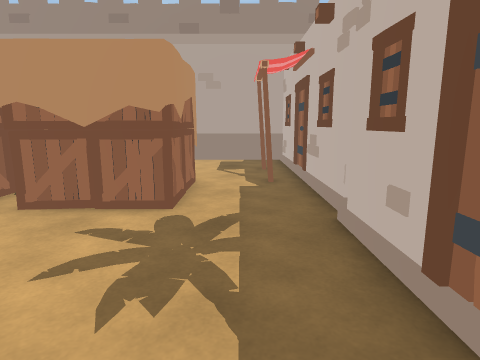
[1] (above)

19 first-person views from a walk through a Unity game level. The camera is 1.3 m above the floor, tilts 10° down and sees 75° across. The floor is counted in squares, 1 m on a side. Each view is taken from the middle of a square. On the plan, view 1 faces up. The plan holds only what a view shows up to about 14 squares ahead; the rest is blank. The place goes on beyond the plan.

[2]
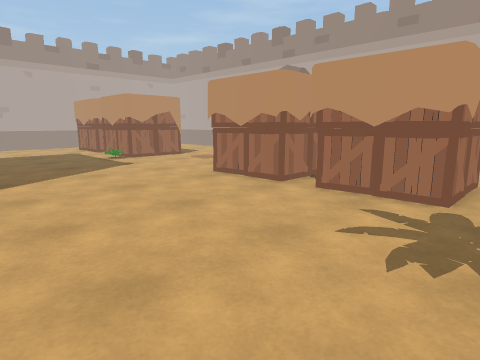

[3]
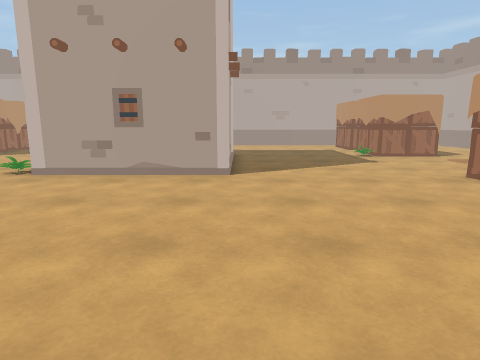

[4]
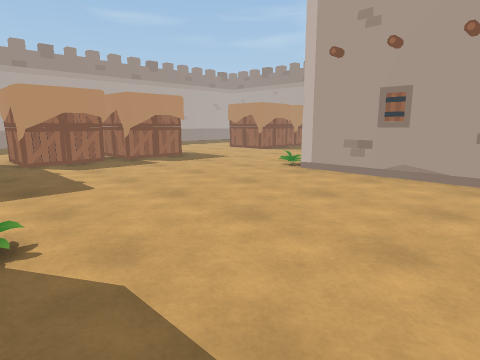

[5]
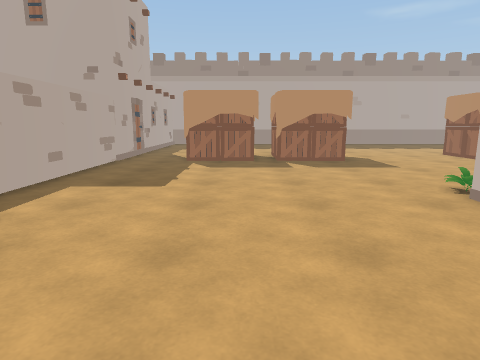

[6]
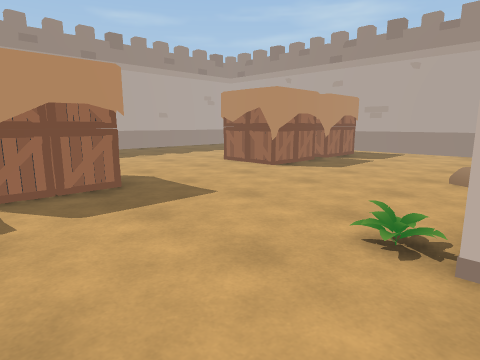

[7]
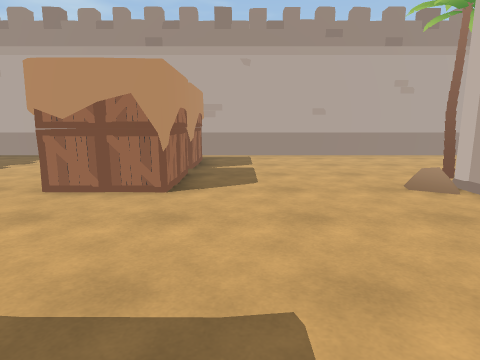

[8]
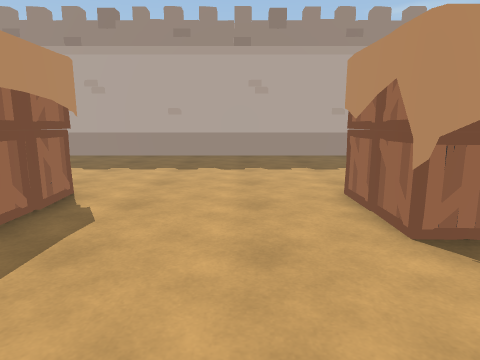

[9]
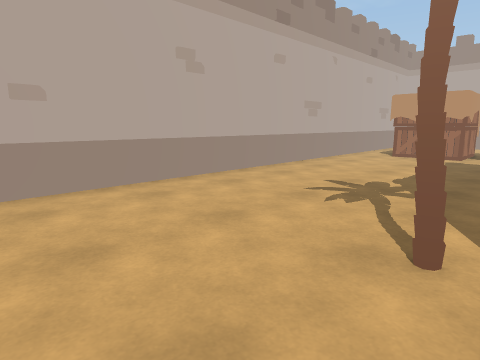

[10]
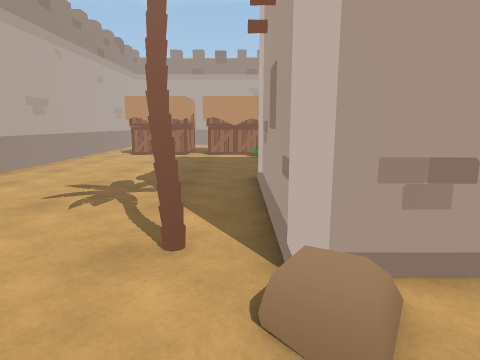

[11]
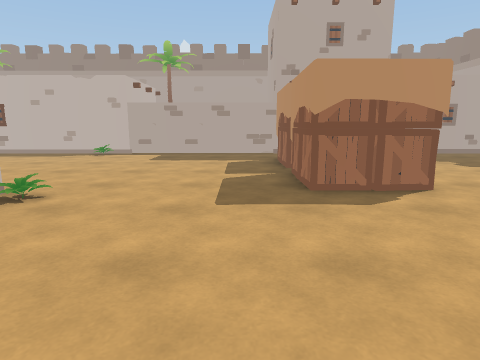

[12]
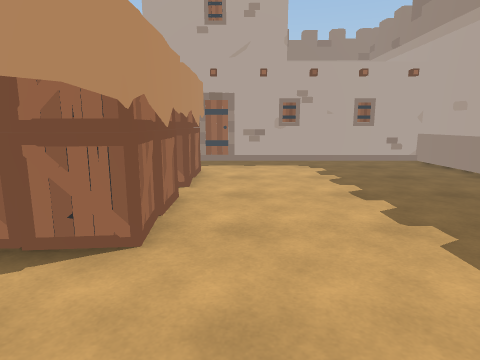

[13]
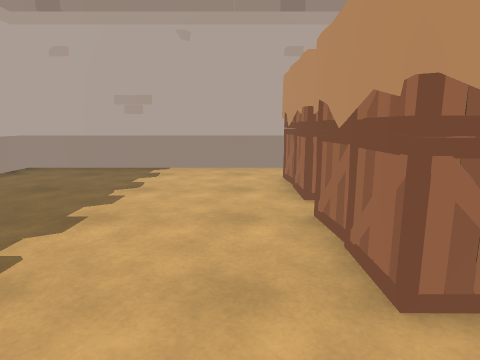

[14]
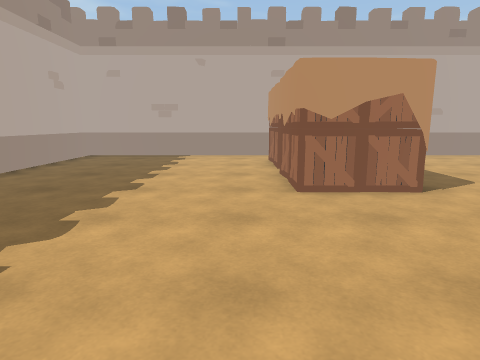

[15]
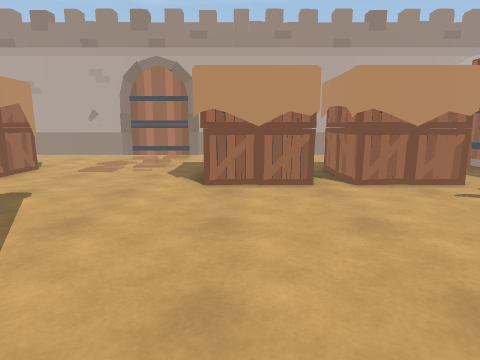

[16]
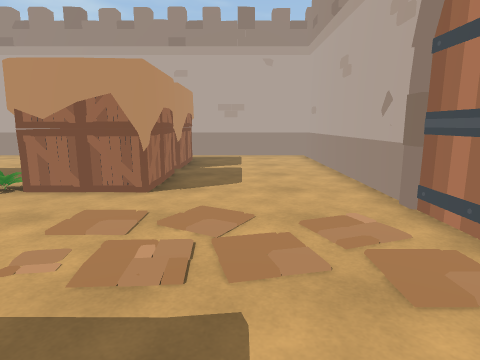

[17]
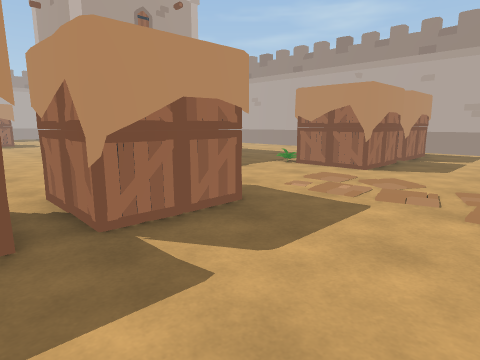

[18]
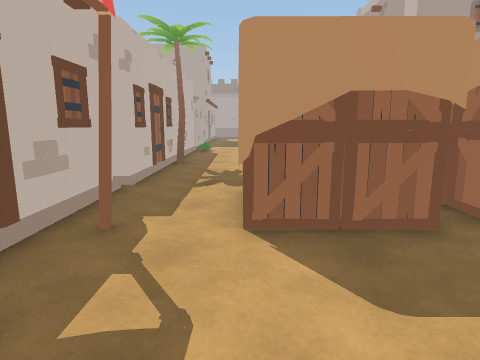

[19]
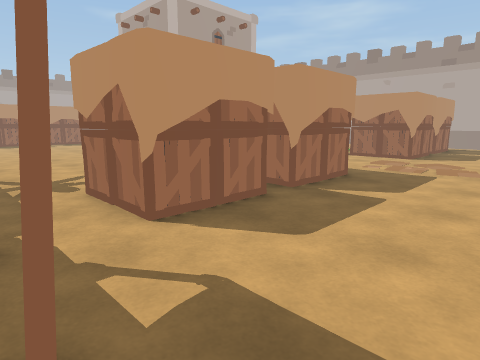

### Floor plan
Key: @ floor where view 1 was taken; # wall or solid block; . main floor; : floor 0.25 m higher than the main floor; O other object.
Columns run from 20 left of view 1 to 4 right of it. Each row starts with its distance up from view 1.
 12 #############    ######
 11 #............... .....O
 10 #.....................O
  9 #....................OO
  8 #.....................O
  7 #.OOO OOO....OOOOOOO.OO
  6 #    O OO....OOOOOOO..O
  5 #.OOOOOOO....OOOOOOO..O
  4 #.....................O
  3 #.....................O
  2 #....................O
  1 #.....................O
  0 #...................@OO
 -1 #.......OOOOO.........O
 -2 #.......O    O........O
 -3 #.......O    O........O
 -4 #.......O    O........O
 -5 #.......O    O.......OO
 -6 #.....O.OO   O........O
 -7 #.......:...O.........O
 -8 #.....................O
 -9 #.....................O
-10 #.....................O
-11 #.....................O
-12 #..OO.OOO....OOO.OOO..O
-13 # O  O OO....OOOOOOO..OOO
-14 #      OO....OOO OOO..O
-15 #.OOOOOOO....OOOOOOO..O
-16 #.....................O
-17 #.....................O
-18 #.....................O
-19 #.....................O
-20 #.....................O
-21 #.....................O
-22 #.....................O
-23 #######################

Positions as (right, up) in squares from view 1, and headings:
1: (0, 0), facing up
2: (0, -1), facing up-left
3: (1, -1), facing left
4: (1, -1), facing down-left
5: (-3, -1), facing down
6: (-4, -6), facing down-left
7: (-6, -11), facing left
8: (-10, -9), facing down
9: (-13, -9), facing up-left
10: (-13, -9), facing up
11: (-13, -11), facing right
12: (-10, -16), facing right
13: (-10, -16), facing left
14: (-6, -16), facing left
15: (-6, -2), facing up
16: (-6, 9), facing left
17: (-3, 11), facing down-left
18: (-1, 11), facing down
19: (1, 11), facing down-left
